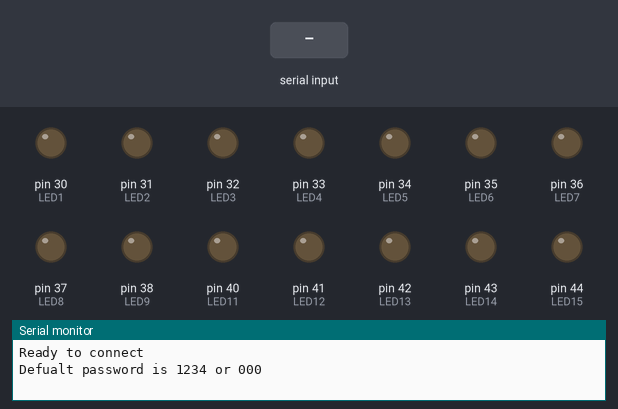
A sketch run on a simulated Arduino Mega 2560, built with avr-gcc and run on an emulated ATmega2560. Parts: output pins drawn as LEDs (lit = HIGH), the last lines printed to the serial monitor. Dashed ring = blinking. The inputs (shaded band) are chosen by the test bench.

Above: at 1.2 s.
1.3 s: "1" received over Serial
At 1.55 s:
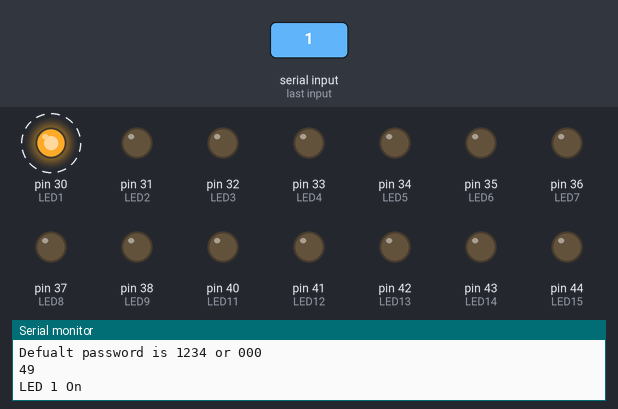
4.3 s: byte 66 ('B') received over Serial
At 4.55 s:
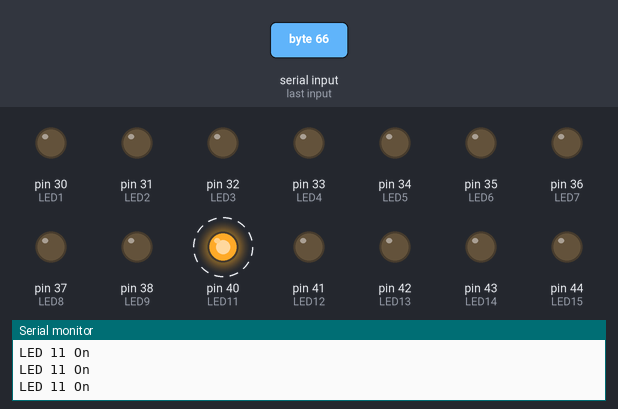
7.3 s: byte 67 ('C') received over Serial
At 7.55 s:
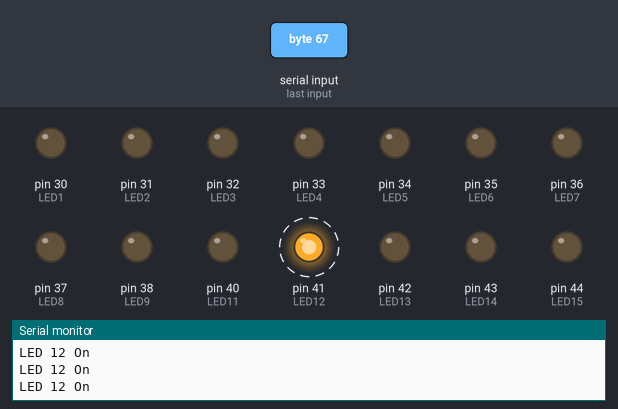
10.3 s: byte 68 ('D') received over Serial
At 10.56 s:
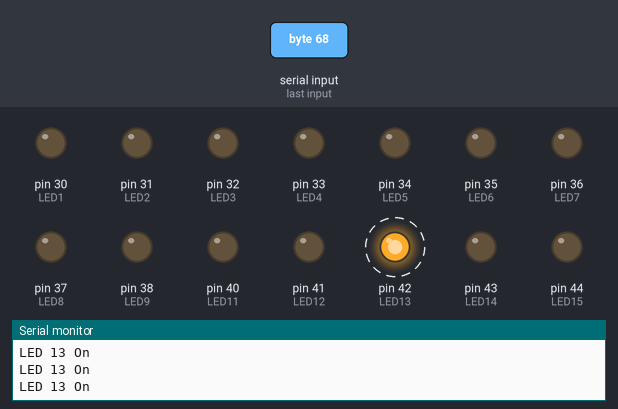
13.3 s: byte 69 ('E') received over Serial
At 13.56 s:
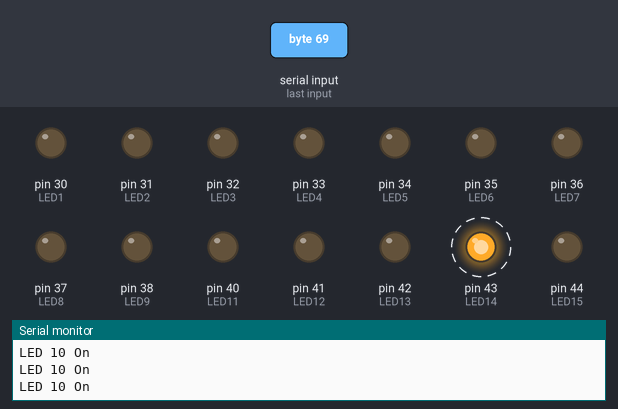
16.3 s: byte 70 ('F') received over Serial
At 16.56 s:
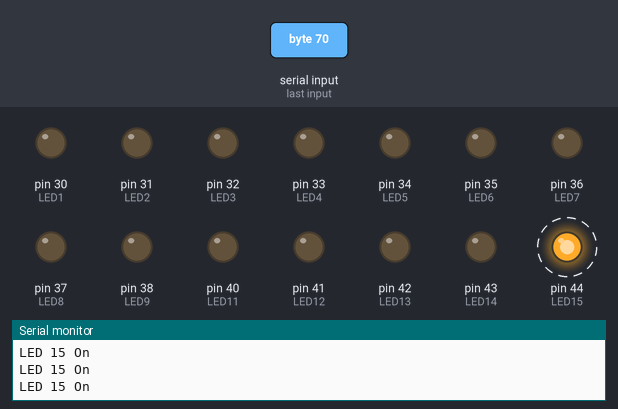
Timing chart, 0 to 20.3 s (numbered marks = the images above; inputs shaded):
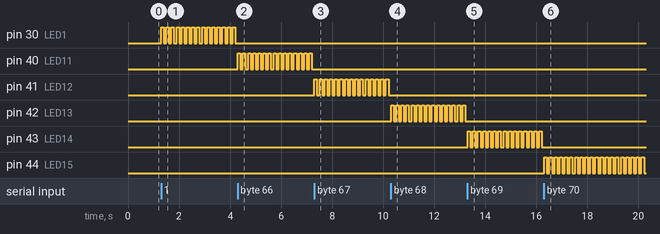

The sketch:

LED_Control_Matrix.ino
```cpp
#include <SoftwareSerial.h>
SoftwareSerial bta(0, 1); // RX | TX
int ledno = 0;


//pins
int LED1 = 30;
int LED2 = 31;
int LED3 = 32;
int LED4 = 33;
int LED5 = 34;
int LED6 = 35;
int LED7 = 36;
int LED8 = 37;
int LED9 = 38;
int LED10 = 39;
int LED11 = 40;
int LED12 = 41;
int LED13 = 42;
int LED14 = 43;
int LED15 = 44;
int LED16 = 45;

int flag=0;//makes sure that the serial only prints once the state

void setup()
{
  Serial.begin(9600);
  bta.begin(9600);
  pinMode(LED1, OUTPUT);
  pinMode(LED2, OUTPUT);
  pinMode(LED3, OUTPUT);
  pinMode(LED4, OUTPUT);
  pinMode(LED5, OUTPUT);
  pinMode(LED6, OUTPUT);
  pinMode(LED7, OUTPUT);
  pinMode(LED8, OUTPUT);
  pinMode(LED9, OUTPUT);
  pinMode(LED10, OUTPUT);
  pinMode(LED11, OUTPUT);
  pinMode(LED12, OUTPUT);
  pinMode(LED13, OUTPUT);
  pinMode(LED14, OUTPUT);
  pinMode(LED15, OUTPUT);
  pinMode(LED16, OUTPUT);

  digitalWrite (LED1,LOW);
  digitalWrite (LED2,LOW);
  digitalWrite (LED3,LOW);
  digitalWrite (LED4,LOW);
  digitalWrite (LED5,LOW);
  digitalWrite (LED6,LOW);
  digitalWrite (LED7,LOW);
  digitalWrite (LED8,LOW);
  digitalWrite (LED9,LOW);
  digitalWrite (LED10,LOW);
  digitalWrite (LED11,LOW);
  digitalWrite (LED12,LOW);
  digitalWrite (LED13,LOW);
  digitalWrite (LED14,LOW);
  digitalWrite (LED15,LOW);
  digitalWrite (LED16,LOW);

  Serial.println("Ready to connect\nDefualt password is 1234 or 000");

}
void loop()
{

  ///////////////////////////////////////////////////////////////////////////
  if (Serial.available()) {
    ledno = Serial.read();
    Serial.println(ledno);
    flag = 0;
  }
  /////////////////////////////////////////////////////////////////////////////////


  if (ledno == '1')
  {
   if( digitalRead(LED1) == HIGH){
      digitalWrite (LED1, LOW);
    }

    else if(digitalRead(LED1) == LOW){
      digitalWrite (LED1, HIGH);
    }

    //digitalWrite (LED1, not digitalRead (LED1));
    if(flag ==0){
    Serial.println("LED 1 On");
    flag =1 ;
    }

  }
  else if (ledno == '2')
  {
    digitalWrite (LED2, not digitalRead (LED2));
     if(flag ==0){
    Serial.println("LED 2 On");
    flag =1 ;
     }
  }
   else if (ledno == '3')
  {
    digitalWrite (LED3, not digitalRead (LED3));
     if(flag ==0){
    Serial.println("LED 3 On");
    flag =1 ;
     }
  }


   else if (ledno == '4')
  {
    digitalWrite (LED4, not digitalRead (LED4));
    if(flag ==0){
     Serial.println("LED 4 On");
    }
  }
   else if (ledno == '5')
  {
    digitalWrite (LED5, not digitalRead (LED5));
    if(flag ==0){
      Serial.println("LED 5 On");
    }
  }
   else if (ledno == '6')
  {
    digitalWrite (LED6, !digitalRead (LED6));
    if(flag ==0){
      Serial.println("LED 6 On");
    }
  }
  //----------------------------

  else if (ledno == '7')
  {
    digitalWrite (LED7, !digitalRead (LED7));
    if(flag ==0){
      Serial.println("LED 7 On");
    }
  }
   else if (ledno == '8')
  {
    digitalWrite (LED8, !digitalRead (LED8));
    if(flag ==0){
      Serial.println("LED 8 On");
    }
  }
   else if (ledno == '9')
  {
    digitalWrite (LED9, !digitalRead (LED9));
    if(flag ==0){
      Serial.println("LED 9 On");
    }
  }
   else if (ledno == 'A' )
  {
    digitalWrite (LED10, !digitalRead (LED10));
    if(flag ==0){
      Serial.println("LED 10 On");
    }
  }


  else if (ledno == 'B')
  {
    digitalWrite (LED11, !digitalRead (LED11));
    if(flag ==0){
     Serial.println("LED 11 On");
    }
  }
  else if (ledno == 'C')
  {
    digitalWrite (LED12, !digitalRead (LED12));
    if(flag ==0){
      Serial.println("LED 12 On");
    }
  }
  else if (ledno == 'D')
  {
    digitalWrite (LED13, !digitalRead (LED13));
    if(flag ==0){
      Serial.println("LED 13 On");
    }
  }
  else if (ledno == 'E')
  {
    digitalWrite (LED14, !digitalRead (LED14));
    if(flag ==0){
     Serial.println("LED 10 On");
    }
  }
  else if (ledno == 'F')
  {
    digitalWrite (LED15, !digitalRead (LED15));
    if(flag ==0){
     Serial.println("LED 15 On");
    }
  }
  else if (ledno == 'G')
  {
    digitalWrite (LED16, !digitalRead (LED16));
    if(flag ==0){
      Serial.println("LED 16 On");
    }
  }


  else if(ledno = 0){
     if(flag == 0){
     Serial.println("LED: off");
     flag=1;
     }

  }

  delay(100);


}
```

Measured:
- after the input at 1.3 s, pin 30 (LED1): alternates HIGH for 0.10 s and LOW for 0.10 s, starting at once
- after the input at 4.3 s, pin 30 (LED1): stops changing and stays LOW; pin 40 (LED11): alternates HIGH for 0.10 s and LOW for 0.10 s, starting at once
- after the input at 7.3 s, pin 40 (LED11): stops changing and stays LOW; pin 41 (LED12): alternates HIGH for 0.10 s and LOW for 0.10 s, starting at once
- after the input at 10.3 s, pin 41 (LED12): stops changing and stays LOW; pin 42 (LED13): alternates HIGH for 0.10 s and LOW for 0.10 s, starting at once
- after the input at 13.3 s, pin 42 (LED13): stops changing and stays LOW; pin 43 (LED14): alternates HIGH for 0.10 s and LOW for 0.10 s, starting at once
- after the input at 16.3 s, pin 43 (LED14): stops changing and stays LOW; pin 44 (LED15): alternates HIGH for 0.10 s and LOW for 0.10 s, starting at once
